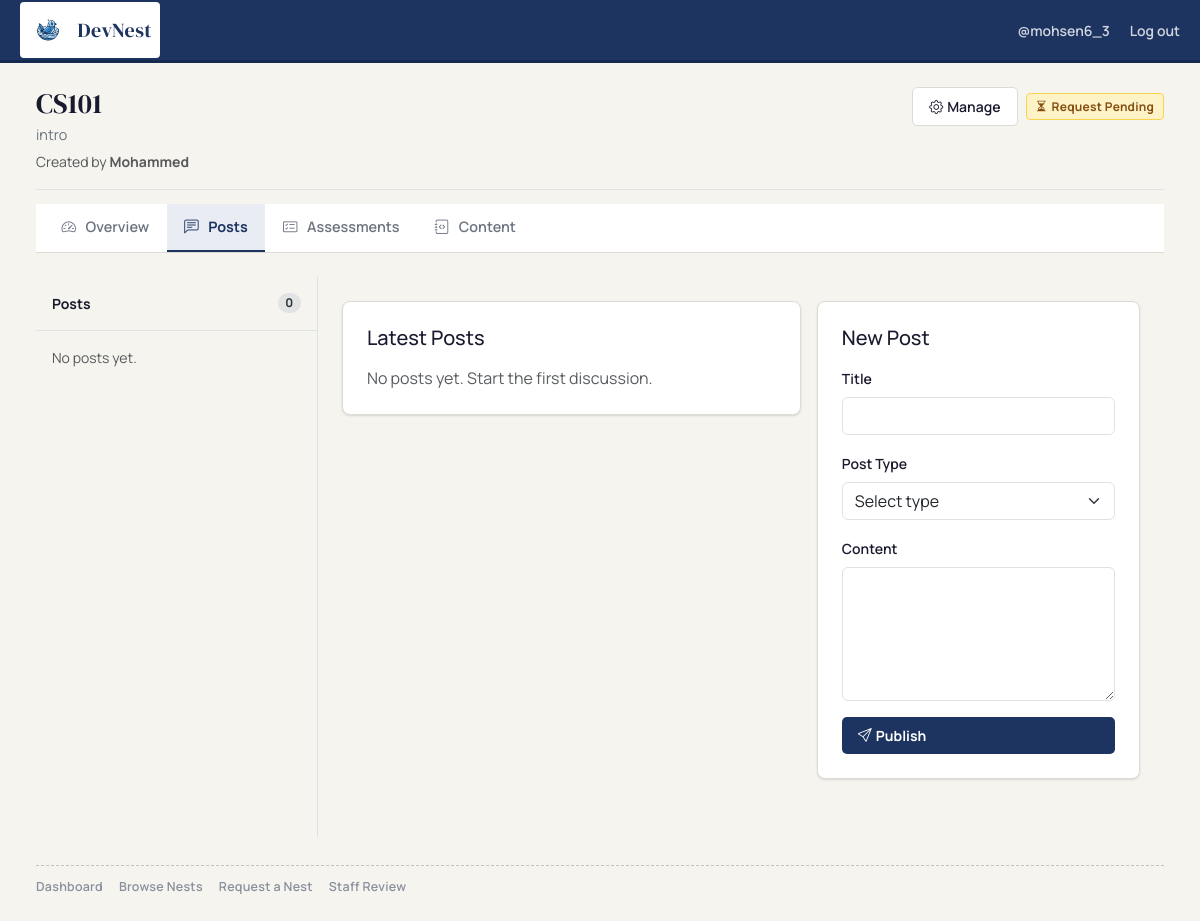
Before: /nests/1/posts/ (signed in) with the older database file.
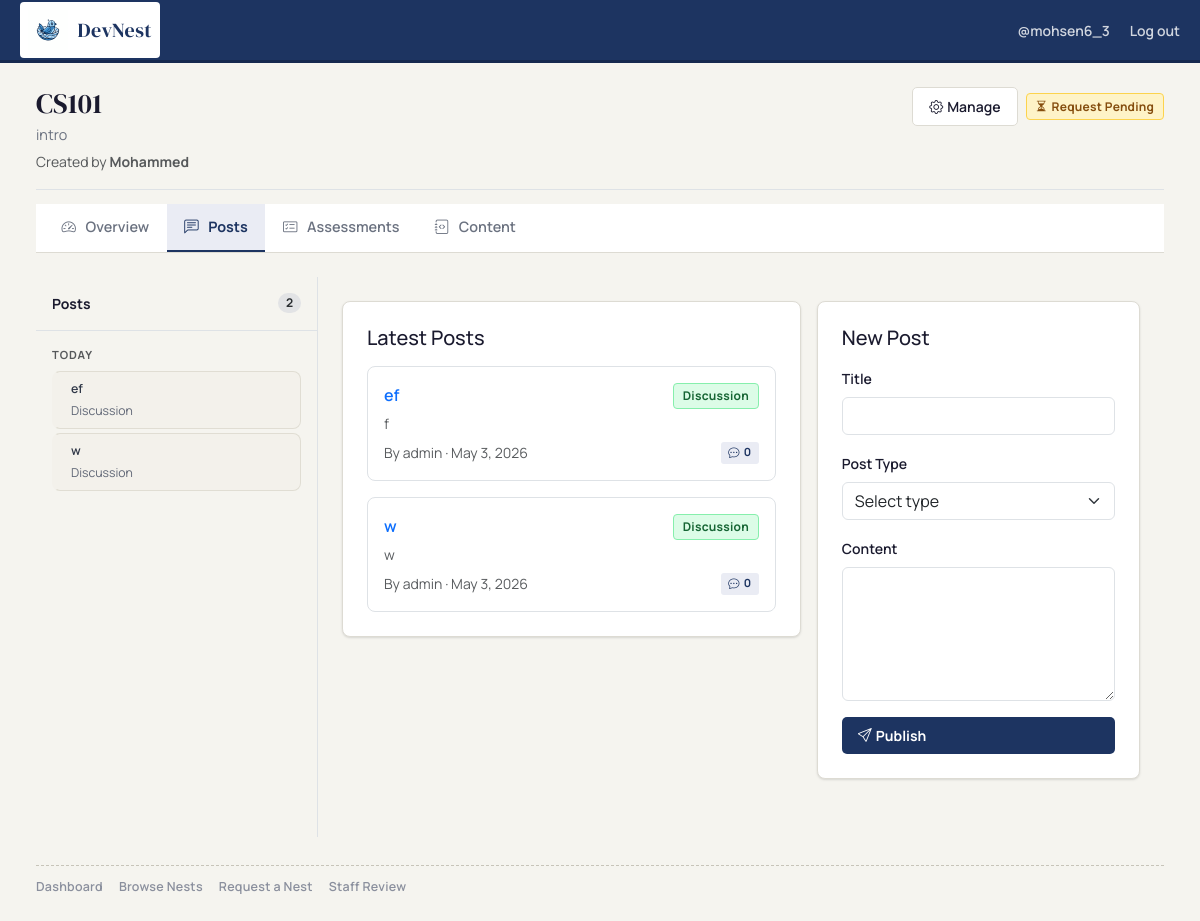
After: the same page with the newer database file.
### nests/models.py (models this page shows, shortened)
class Nest(models.Model):
    class Status(models.TextChoices):
        PENDING  = 'pending',  'Pending'
        APPROVED = 'approved', 'Approved'
        REJECTED = 'rejected', 'Rejected'
    name        = models.CharField(max_length=255)
    description = models.TextField()
    creator     = models.ForeignKey(settings.AUTH_USER_MODEL, on_delete=models.CASCADE)
    members     = models.ManyToManyField(
        settings.AUTH_USER_MODEL,
        through='NestMembership',
        related_name='nests',
    )
    status      = models.CharField(
        max_length=20,
        choices=Status.choices,
        default=Status.PENDING,
    )
    created_at  = models.DateTimeField(auto_now_add=True)
    def membership_for(self, user):
        if not getattr(user, 'is_authenticated', False):
            return None
        return self.memberships.filter(user=user, status=NestMembership.Status.ACTIVE).first()
    def is_site_staff(self, user):
        return bool(getattr(user, 'is_authenticated', False) and (user.is_staff or user.is_superuser))
    def is_nest_staff(self, user):
        m = self.membership_for(user)
        return m is not None and m.role in (NestMembership.Role.INSTRUCTOR, NestMembership.Role.ASSISTANT)

### posts/models.py (models this page shows, shortened)
class Post(models.Model):
    user = models.ForeignKey(User, on_delete=models.CASCADE)
    nest = models.ForeignKey(Nest, on_delete=models.CASCADE, related_name='posts', null=True, blank=True)
    title = models.CharField(max_length=200)
    content = models.TextField()
    post_type = models.ForeignKey(PostType, on_delete=models.CASCADE, default=None, null=True, blank=True)
    created_at = models.DateTimeField(auto_now_add=True)
    class Meta:
        ordering = ['-created_at']

class PostType(models.Model):
    name = models.CharField(max_length=128, unique=True)

### posts/views.py (the view, shortened to what this page needs)
# urls.py: path('<int:nest_id>/posts/',  post_views.nest_posts_view,   name='nest_posts'),
def nest_posts_view(request: HttpRequest, nest_id: int):
    if not request.user.is_authenticated:
        return _require_auth(request, 'You must be signed in to access nest posts.')
    nest = get_object_or_404(Nest, pk=nest_id, status=Nest.Status.APPROVED)
    context = _base_nest_context(nest, request.user)
    post_types = _ensure_core_post_types()
    has_access = context['is_nest_staff'] or (context['membership'] is not None)
    if not has_access:
        return _require_auth(request, 'You must be a nest member to post in this nest.')
    posts = Post.objects.filter(nest=nest).select_related('user', 'post_type')
    context.update({
        'posts': posts,
        'post_types': post_types,
        'grouped_posts': _group_posts_by_date(posts),
        'active_post': None,
    })
    return render(request, 'posts/nest_posts.html', context)

### posts/views.py (called while the page is built)
def _ensure_core_post_types():
    items = []
    for name in CORE_POST_TYPES:
        post_type, _ = PostType.objects.get_or_create(name=name)
        items.append(post_type)
    return items

def _group_posts_by_date(posts):
    today = timezone.localdate()
    yesterday = today - timezone.timedelta(days=1)
    groups = {'Today': [], 'Yesterday': [], 'Older': []}
    for post in posts:
        post_date = timezone.localtime(post.created_at).date()
        if post_date == today:
            groups['Today'].append(post)
        elif post_date == yesterday:
            groups['Yesterday'].append(post)
        else:
            groups['Older'].append(post)
    return [(label, items) for label, items in groups.items() if items]

def _base_nest_context(nest: Nest, user):
    membership = nest.membership_for(user)
    pending_membership = nest.memberships.filter(
        user=user,
        status=NestMembership.Status.PENDING,
    ).first()
    return {
        'nest': nest,
        'membership': membership,
        'pending_membership': pending_membership,
        'can_manage': nest.is_nest_staff(user) or nest.is_site_staff(user),
        'is_nest_staff': nest.is_nest_staff(user) or nest.is_site_staff(user),
    }

### posts/templates/posts/nest_posts.html (shortened to what this page needs)
{% extends "nests/nest_detail_base.html" %}
{% block tab_posts %}active{% endblock %}
{% block feature_content %}
<div class="row g-0" style="min-height:70vh;">
    <div class="col-12 col-lg-3 border-end" style="max-height:75vh;overflow-y:auto;position:sticky;top:72px;">
        <div class="p-3 border-bottom d-flex justify-content-between align-items-center">
            <span class="fw-bold small">Posts</span>
            <span class="badge bg-secondary-subtle text-secondary-emphasis rounded-pill">{{ posts|length }}</span>
        </div>
        {% for label, group in grouped_posts %}
        <div class="px-3 pt-3 pb-1">
            <p class="text-muted mb-2" style="font-size:.7rem;font-weight:700;letter-spacing:.08em;text-transform:uppercase;">{{ label }}</p>
            {% for p in group %}
            <a href="{% url 'nests:nest_post_detail' nest_id=nest.pk post_id=p.pk %}"
               class="d-block text-decoration-none rounded-3 px-3 py-2 mb-1 sidebar-post-item
                      {% if active_post and active_post.pk == p.pk %}active{% endif %}">
                <div class="fw-semibold small text-truncate">{{ p.title }}</div>
                {% if p.post_type %}
                <small class="text-muted">{{ p.post_type.name }}</small>
                {% endif %}
            </a>
            {% endfor %}
        </div>
        {% empty %}
        <p class="text-muted p-3 small">No posts yet.</p>
        {% endfor %}
    </div>
    <div class="col-12 col-lg-9 p-4">
        <div class="row g-3">
            <div class="col-12 col-xl-7">
                <div class="nest-surface p-4">
                    <div class="d-flex justify-content-between align-items-center mb-3">
                        <h5 class="mb-0">Latest Posts</h5>
                    </div>
                    {% if posts %}
                    <div class="d-flex flex-column gap-3">
                        {% for post in posts %}
                        <article class="border rounded-3 p-3 hover-shadow">
                            <div class="d-flex flex-wrap justify-content-between align-items-center gap-2 mb-1">
                                <h6 class="mb-0">
                                    <a href="{% url 'nests:nest_post_detail' nest_id=nest.pk post_id=post.pk %}"
                                        class="text-decoration-none fw-semibold">{{ post.title }}</a>
                                </h6>
                                {% if post.post_type %}
                                <span class="nest-chip {% if post.post_type.name|lower == 'announcement' %}nest-chip-rejected{% elif post.post_type.name|lower == 'question' %}nest-chip-pending{% else %}nest-chip-approved{% endif %}">
                                    {{ post.post_type.name }}
                                </span>
                                {% endif %}
                            </div>
                            <p class="text-muted small mb-2">{{ post.content|truncatechars:120 }}</p>
                            <div class="d-flex align-items-center justify-content-between">
                                <small class="text-muted">By {{ post.user.username }} &middot; {{ post.created_at|date:"M j, Y" }}</small>
                                <a href="{% url 'nests:nest_post_detail' nest_id=nest.pk post_id=post.pk %}"
                                    class="nest-subnav-badge text-decoration-none">
                                    <i class="bi bi-chat-dots me-1"></i>{{ post.comments.count }}
                                </a>
                            </div>
                        </article>
                        {% endfor %}
                    </div>
                    {% else %}
                    <p class="text-muted mb-0">No posts yet. Start the first discussion.</p>
                    {% endif %}
                </div>
            </div>
            <div class="col-12 col-xl-5">
                <div class="nest-surface p-4">
                    <h5 class="mb-3">New Post</h5>
                    <form method="post">
                        <div class="mb-3">
                            <label class="form-label fw-semibold small" for="postTitle">Title</label>
                            <input id="postTitle" name="title" class="form-control" maxlength="200" required>
                        </div>
                        <div class="mb-3">
                            <label class="form-label fw-semibold small" for="postType">Post Type</label>
                            <select id="postType" name="post_type_id" class="form-select" required>
                                <option value="">Select type</option>
                            </select>
                        </div>
                        <div class="mb-3">
                            <label class="form-label fw-semibold small" for="postContent">Content</label>
                            <textarea id="postContent" name="content" class="form-control" rows="5" required></textarea>
                        </div>
                        <button class="nest-btn-main w-100" type="submit">
                            <i class="bi bi-send me-1"></i> Publish
                        </button>
                    </form>
                </div>
            </div>
        </div>
    </div>
</div>
{% endblock feature_content %}

### nests/templates/nests/nest_detail_base.html (shortened to what this page needs)
{% extends "nests/base.html" %}
{% block content %}
{% if nest %}
<div class="nest-page-head pb-3 mb-0 border-bottom">
    <div>
        <h2 class="nest-page-title">{{ nest.name }}</h2>
        <p class="nest-page-subtitle mb-1">{{ nest.description }}</p>
        <small class="text-muted">Created by <strong>{{ nest.creator.username }}</strong></small>
    </div>
    <div class="d-flex gap-2 flex-wrap align-items-center">
        {% if can_manage %}
            <a href="{% url 'nests:manage_nest' nest_id=nest.pk %}" class="nest-btn-soft">
                <i class="bi bi-gear me-1"></i> Manage
            </a>
        {% endif %}
        {% if membership %}
            <span class="nest-chip nest-chip-approved align-self-center">
                <i class="bi bi-check-circle me-1"></i> {{ membership.get_role_display }}
            </span>
        {% elif pending_membership %}
            <span class="nest-chip nest-chip-pending align-self-center">
                <i class="bi bi-hourglass-split me-1"></i> Request Pending
            </span>
        {% endif %}
    </div>
</div>
<div class="nest-subnav-wrap">
    <nav class="nest-subnav" aria-label="Nest feature navigation">
        <a href="{% url 'nests:nest_detail' nest_id=nest.pk %}"
           class="nest-subnav-link {% block tab_overview %}{% endblock %}">
            <i class="bi bi-speedometer2 me-1"></i> Overview
        </a>
        <a href="{% url 'nests:nest_posts' nest_id=nest.pk %}"
           class="nest-subnav-link {% block tab_posts %}{% endblock %}">
            <i class="bi bi-chat-left-text me-1"></i> Posts
        </a>
        <a href="{% url 'assessments:assessment_page_view' nest_id=nest.pk %}"
           class="nest-subnav-link {% block tab_assessments %}{% endblock %}">
            <i class="bi bi-card-checklist me-1"></i> Assessments
        </a>
        <a href="{% url 'content:all_titles_view' %}?nest_id={{ nest.pk }}"
           class="nest-subnav-link {% block tab_content %}{% endblock %}">
            <i class="bi bi-journal-code me-1"></i> Content
        </a>
    </nav>
</div>
{% endif %}
{% block feature_content %}{% endblock %}
{% endblock %}

### nests/templates/nests/base.html (shortened to what this page needs)
{% load static %}
<!doctype html>
<html lang="en">
<head>
	<link href="https://cdn.jsdelivr.net/npm/bootstrap@5.3.3/dist/css/bootstrap.min.css" rel="stylesheet">
	<link href="https://cdn.jsdelivr.net/npm/bootstrap-icons@1.11.3/font/bootstrap-icons.css" rel="stylesheet">
	<link rel="stylesheet" href="{% static 'css/nests.css' %}">
</head>
<body class="nest-shell">
	<header class="nest-topbar">
		<div class="container-fluid nest-topbar-inner">
			<a class="nest-brand" href="/">
				<img src="{% static 'images/logo.svg' %}" alt="DevNest logo">
				<span>DevNest</span>
			</a>
			<div class="nest-user d-none d-lg-flex">
				{% if request.user.is_authenticated %}
					<a class="nest-user-link" href="{% url 'accounts:user_profile_view' request.user.username %}">
						@{{ request.user.username }}
					</a>
					<a class="nest-user-link" href="{% url 'accounts:log_out' %}?next={{request.path}}">Log out</a>
				{% else %}
					<a class="nest-user-link" href="{% url 'accounts:sign_in' %}?next={{request.path}}">Sign in</a>
				{% endif %}
			</div>
		</div>
	</header>
	<div class="nest-layout container-fluid">
		<main class="nest-main">
			{% block content %}{% endblock %}
			<footer class="nest-footer-links" aria-label="Nest legacy links">
				<a href="{% url 'nests:nest_dashboard' %}" class="nest-footer-link {% if request.path == '/nests/' %}active{% endif %}">
					Dashboard
				</a>
				<a href="{% url 'nests:nest_list_view' %}" class="nest-footer-link {% if '/nests/browse/' in request.path %}active{% endif %}">
					Browse Nests
				</a>
				<a href="{% url 'nests:request_nest_view' %}" class="nest-footer-link {% if '/nests/request/' in request.path %}active{% endif %}">
					Request a Nest
				</a>
				{% if request.user.is_staff or request.user.is_superuser %}
					<a href="{% url 'nests:staff_nest_review' %}" class="nest-footer-link {% if '/nests/staff/review/' in request.path %}active{% endif %}">
						Staff Review
					</a>
				{% endif %}
			</footer>
		</main>
	</div>
</body>
</html>

Changed rows visible on the page:
added Post: label "TODAY", title "ef", post_type.name "Discussion", content "f", user.username "admin", created_at "May 3, 2026", comments.count "0"
added Post: title "w", post_type.name "Discussion", content "w", user.username "admin", created_at "May 3, 2026", comments.count "0"
Other visible differences:
{{ posts|length }}: "0" → "2"
text no longer shown: "No posts yet. No posts yet. Start the first discussion."
